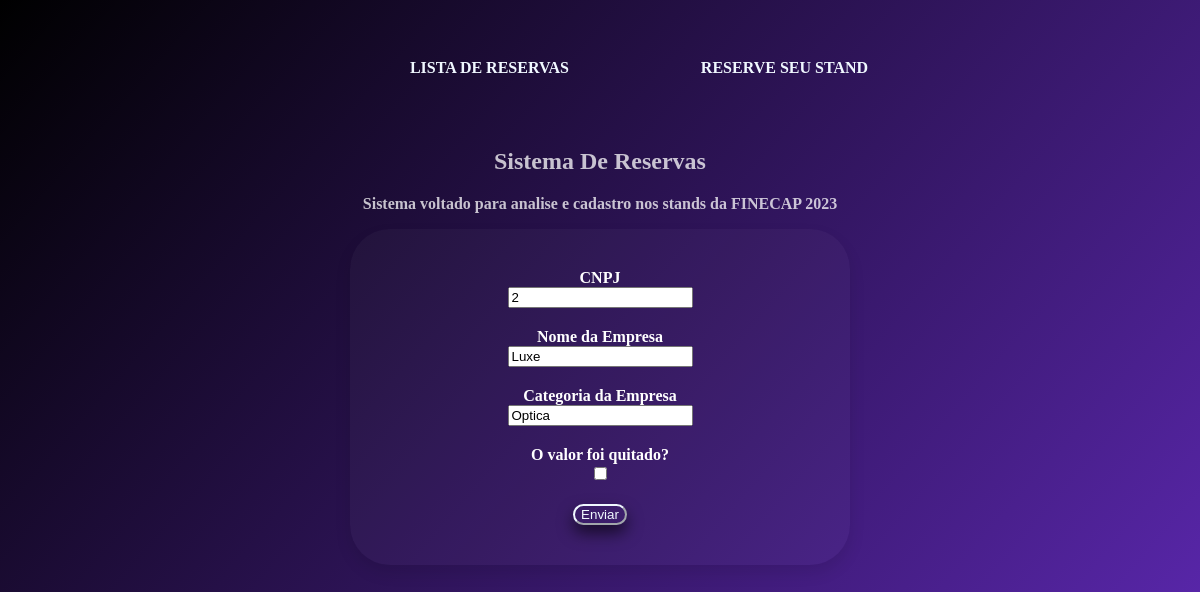
/reserva/editarreserva/2, run on the app's committed database.
### reservas/models.py (models this page shows, shortened)
class Reserva(models.Model):
    cnpj = models.CharField(max_length=50)
    nome_empresa = models.CharField(max_length=100)
    categoria_empresa = models.CharField(max_length=100)
    quitado = models.BooleanField()
    objects = models.Manager()

### reservas/views.py (the view, shortened to what this page needs)
# urls.py: path('reserva/editarreserva/<int:pk>', EditarCadastroView.as_view(),name='editar'),
class EditarCadastroView(generic.UpdateView):
    model = Reserva
    form_class = CadastroForms
    success_url = reverse_lazy('index')
    template_name = 'core/cadastro.html'

### reservas/forms.py
class CadastroForms(forms.ModelForm):
    class Meta:
        model = Reserva
        fields = '__all__'
    widgets = {
        'cnpj': forms.TextInput(attrs={'class': 'form-control'}),
        'nome_empresa' : forms.TextInput(attrs={'class':'form-control'}),
        'categoria_empresa' : forms.TextInput(attrs={'class':'form-control'}),
    }

### reservas/templates/core/cadastro.html (shortened to what this page needs)
{% extends 'base.html' %}
{% block center %}
<div class="form-container">
    <form method="post" enctype="multipart/form-data">
        <div class="form-group">
            <label for="cnpj" class="form-label">CNPJ</label><br>
            <div class="formlabel">{{ form.cnpj }}</div>
        </div>
        <div class="form-group">
            <label for="nome_empresa" class="form-label">Nome da Empresa</label><br>
            <div class="formlabel">{{ form.nome_empresa }}</div>
        </div>
        <div class="form-group">
            <label for="categoria_empresa" class="form-label">Categoria da Empresa</label><br>
            <div class="formlabel">{{ form.categoria_empresa }}</div>
        </div>
        <div class="form-group">
            <label for="quitado" class="form-label">O valor foi quitado?</label><br>
            <div class="formlabel">{{ form.quitado }}</div>
        </div>
        <button type="submit" class="btn btn-primary">Enviar</button>
    </form>
</div>
{% endblock center %}

### static/css/basecss.css (style rules this page uses)
body { background: rgb(0,0,0); background: linear-gradient(131deg, rgba(0,0,0,1) 0%, rgba(67,2,172,0.8431022067029936) 100%); font-weight:600; text-align:center !important; color: white; min-height: 98vh; }

### reservas/templates/core/cadastro.html (style rules this page uses)
.form-container { max-width: 500px; margin: auto; }
button { border-color: aliceblue; border-radius: 40px; background-color: transparent; color:aliceblue;; box-shadow: 0 8px 16px rgba(0, 0, 0, 0.6); height: auto; max-width: 500px; margin: auto; }
form { padding: 40px; border-radius: 40px; background-color: rgba(255, 255, 255, 0.026); box-shadow: 0 8px 16px rgba(0, 0, 0, 0.1); }
.form-group { margin-bottom: 20px; }

### data on the page
Reserva: cnpj "2", nome_empresa "Luxe", categoria_empresa "Optica"
